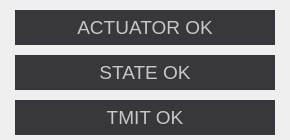
    <widget class="QWidget" name="info_4" native="true">
     <property name="geometry">
      <rect>
       <x>10</x>
       <y>650</y>
       <width>290</width>
       <height>140</height>
      </rect>
     </property>
     <widget class="QLabel" name="stat_tmit_4">
      <property name="geometry">
       <rect>
        <x>15</x>
        <y>100</y>
        <width>260</width>
        <height>35</height>
       </rect>
      </property>
      <property name="font">
       <font>
        <pointsize>14</pointsize>
       </font>
      </property>
      <property name="styleSheet">
       <string notr="true">background-color: rgb(55,55,60);
color: rgb(200, 200, 200);</string>
      </property>
      <property name="text">
       <string>TMIT OK</string>
      </property>
      <property name="alignment">
       <set>Qt::AlignCenter</set>
      </property>
      <property name="margin">
       <number>1</number>
      </property>
     </widget>
     <widget class="QLabel" name="stat_act_4">
      <property name="geometry">
       <rect>
        <x>15</x>
        <y>10</y>
        <width>260</width>
        <height>35</height>
       </rect>
      </property>
      <property name="font">
       <font>
        <pointsize>14</pointsize>
       </font>
      </property>
      <property name="styleSheet">
       <string notr="true">background-color: rgb(55,55,60);
color: rgb(200, 200, 200);</string>
      </property>
      <property name="frameShape">
       <enum>QFrame::NoFrame</enum>
      </property>
      <property name="text">
       <string>ACTUATOR OK</string>
      </property>
      <property name="alignment">
       <set>Qt::AlignCenter</set>
      </property>
      <property name="margin">
       <number>1</number>
      </property>
     </widget>
     <widget class="QLabel" name="stat_meas_4">
      <property name="geometry">
       <rect>
        <x>15</x>
        <y>55</y>
        <width>260</width>
        <height>35</height>
       </rect>
      </property>
      <property name="font">
       <font>
        <pointsize>14</pointsize>
       </font>
      </property>
      <property name="styleSheet">
       <string notr="true">background-color: rgb(55,55,60);
color: rgb(200, 200, 200);</string>
      </property>
      <property name="text">
       <string>STATE OK</string>
      </property>
      <property name="alignment">
       <set>Qt::AlignCenter</set>
      </property>
      <property name="margin">
       <number>1</number>
      </property>
     </widget>
    </widget>
